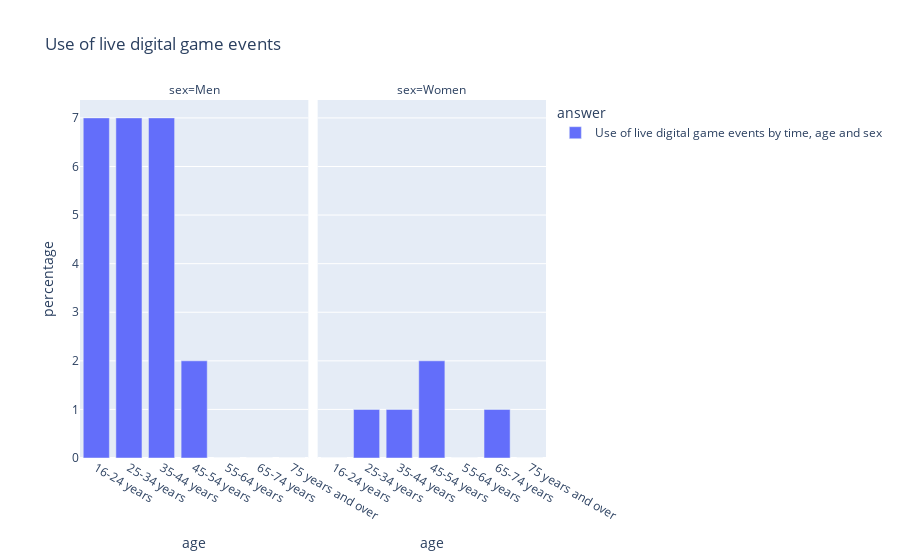

This figure's notebook cell:
### Code cell
fig = px.bar(
    full_df[full_df['source_file']=='KV2SP8'],
    x='age',           
    y='percentage',    
    color='answer',  
    barmode='group',   
    facet_col='sex',
    title='Use of live digital game events'    
)

fig.show()

### Figure 1 — Plotly figure (JSON) as saved in the notebook; plotly's stock layout.template omitted (floating-point values rounded to 4 significant figures)
{"data": [{"alignmentgroup": "True", "hovertemplate": "answer=Use of live digital game events by time, age and sex<br>sex=Men<br>age=%{x}<br>percentage=%{y}<extra></extra>", "legendgroup": "Use of live digital game events by time, age and sex", "marker": {"color": "#636efa", "pattern": {"shape": ""}}, "name": "Use of live digital game events by time, age and sex", "offsetgroup": "Use of live digital game events by time, age and sex", "orientation": "v", "showlegend": true, "textposition": "auto", "type": "bar", "x": ["16-24 years", "25-34 years", "35-44 years", "45-54 years", "55-64 years", "65-74 years", "75 years and over"], "xaxis": "x", "y": [7.0, 7.0, 7.0, 2.0, 0.0, 0.0, 0.0], "yaxis": "y"}, {"alignmentgroup": "True", "hovertemplate": "answer=Use of live digital game events by time, age and sex<br>sex=Women<br>age=%{x}<br>percentage=%{y}<extra></extra>", "legendgroup": "Use of live digital game events by time, age and sex", "marker": {"color": "#636efa", "pattern": {"shape": ""}}, "name": "Use of live digital game events by time, age and sex", "offsetgroup": "Use of live digital game events by time, age and sex", "orientation": "v", "showlegend": false, "textposition": "auto", "type": "bar", "x": ["16-24 years", "25-34 years", "35-44 years", "45-54 years", "55-64 years", "65-74 years", "75 years and over"], "xaxis": "x2", "y": [0.0, 1.0, 1.0, 2.0, 0.0, 1.0, 0.0], "yaxis": "y2"}], "layout": {"annotations": [{"font": {}, "showarrow": false, "text": "sex=Men", "x": 0.245, "xanchor": "center", "xref": "paper", "y": 1, "yanchor": "bottom", "yref": "paper"}, {"font": {}, "showarrow": false, "text": "sex=Women", "x": 0.755, "xanchor": "center", "xref": "paper", "y": 1, "yanchor": "bottom", "yref": "paper"}], "barmode": "group", "legend": {"title": {"text": "answer"}, "tracegroupgap": 0}, "title": {"text": "Use of live digital game events"}, "xaxis": {"anchor": "y", "domain": [0, 0.49], "title": {"text": "age"}}, "xaxis2": {"anchor": "y2", "domain": [0.51, 1], "matches": "x", "title": {"text": "age"}}, "yaxis": {"anchor": "x", "domain": [0, 1], "title": {"text": "percentage"}}, "yaxis2": {"anchor": "x2", "domain": [0, 1], "matches": "y", "showticklabels": false}}}
